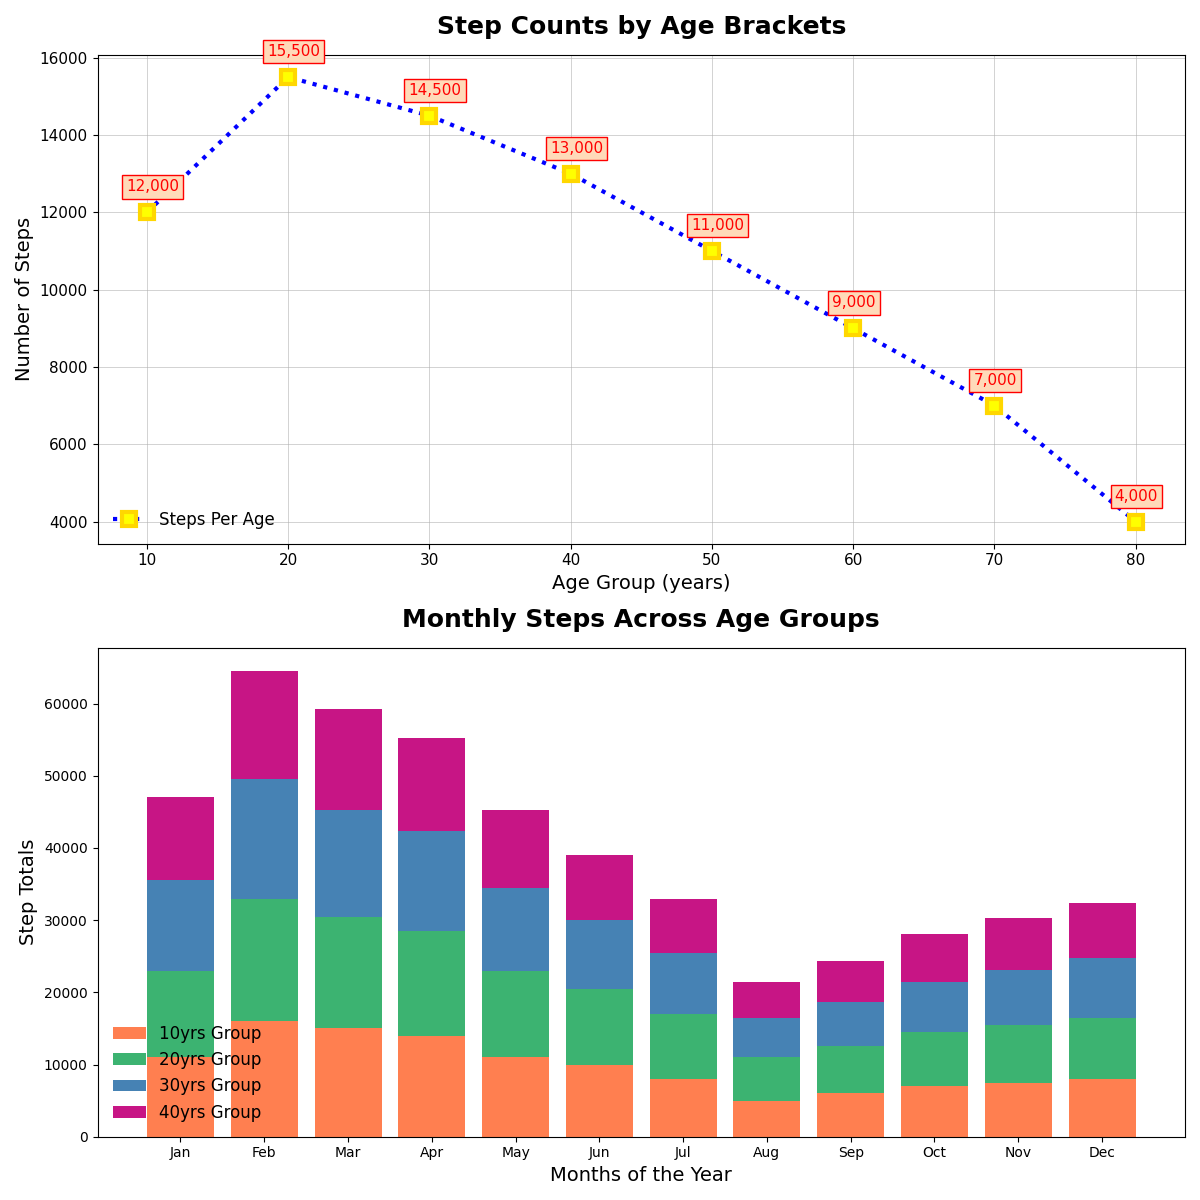

The Python source for this figure:
import matplotlib.pyplot as plt
import numpy as np

age_groups = np.array([10, 20, 30, 40, 50, 60, 70, 80])
average_steps = np.array([12000, 15500, 14500, 13000, 11000, 9000, 7000, 4000])

months = ["Jan", "Feb", "Mar", "Apr", "May", "Jun", "Jul", "Aug", "Sep", "Oct", "Nov", "Dec"]
steps_per_month = np.array([
    [11000, 16000, 15000, 14000, 11000, 10000, 8000, 5000, 6000, 7000, 7500, 8000], 
    [12000, 17000, 15500, 14500, 12000, 10500, 9000, 6000, 6500, 7500, 8000, 8500], 
    [12500, 16500, 14800, 13800, 11500, 9500, 8500, 5500, 6200, 7000, 7600, 8200],  
    [11500, 15000, 14000, 13000, 10800, 9000, 7500, 5000, 5700, 6600, 7200, 7700],  
])

fig, ax = plt.subplots(2, 1, figsize=(12, 12))

ax[0].plot(age_groups, average_steps, 's--', color='blue', linestyle=':', linewidth=3,
           markersize=10, markerfacecolor='yellow', markeredgewidth=3, markeredgecolor='gold',
           label='Steps Per Age')

ax[0].set_title("Step Counts by Age Brackets", fontsize=18, fontweight='bold', pad=15)
ax[0].set_xlabel("Age Group (years)", fontsize=14)
ax[0].set_ylabel("Number of Steps", fontsize=14)

for i in range(age_groups.size):
    ax[0].annotate(f'{average_steps[i]:,.0f}', xy=(age_groups[i], average_steps[i]), xytext=(-15, 15),
                   textcoords='offset points', fontsize=11, color='red', bbox=dict(facecolor='peachpuff', edgecolor='red', pad=3))

ax[0].grid(True, which='major', linestyle='-', linewidth=0.5, alpha=0.8)
ax[0].tick_params(axis='both', which='major', labelsize=11)
ax[0].legend(loc='lower left', fontsize=12, frameon=False)

age_group_indices = [0, 1, 2, 3]
cumulative_steps = np.zeros(len(months))

new_colors = ['coral', 'mediumseagreen', 'steelblue', 'mediumvioletred']

for idx, age_idx in enumerate(age_group_indices):
    ax[1].bar(months, steps_per_month[age_idx], bottom=cumulative_steps, label=f'{age_groups[age_idx]}yrs Group', color=new_colors[idx])
    cumulative_steps += steps_per_month[age_idx]

ax[1].set_xlabel("Months of the Year", fontsize=14)
ax[1].set_ylabel("Step Totals", fontsize=14)
ax[1].set_title("Monthly Steps Across Age Groups", fontsize=18, fontweight='bold', pad=15)
ax[1].legend(loc='lower left', fontsize=12, frameon=False)

plt.tight_layout()
plt.show()
